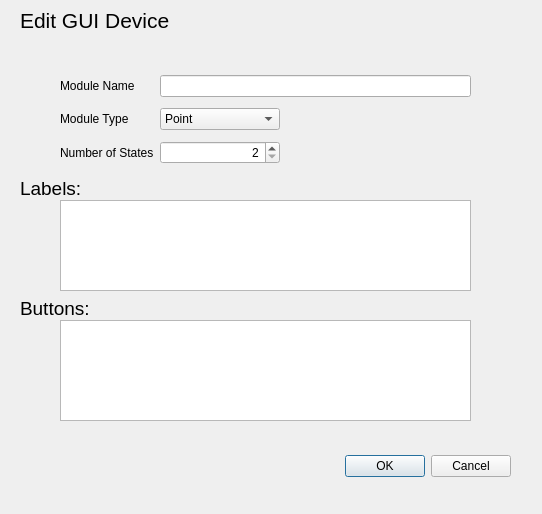
<?xml version="1.0" encoding="UTF-8"?>
<ui version="4.0">
 <class>Dialog</class>
 <widget class="QDialog" name="Dialog">
  <property name="geometry">
   <rect>
    <x>0</x>
    <y>0</y>
    <width>542</width>
    <height>514</height>
   </rect>
  </property>
  <property name="windowTitle">
   <string>Dialog</string>
  </property>
  <widget class="QDialogButtonBox" name="buttonBox">
   <property name="geometry">
    <rect>
     <x>170</x>
     <y>450</y>
     <width>341</width>
     <height>32</height>
    </rect>
   </property>
   <property name="orientation">
    <enum>Qt::Horizontal</enum>
   </property>
   <property name="standardButtons">
    <set>QDialogButtonBox::Cancel|QDialogButtonBox::Ok</set>
   </property>
  </widget>
  <widget class="QLabel" name="label">
   <property name="geometry">
    <rect>
     <x>20</x>
     <y>0</y>
     <width>181</width>
     <height>41</height>
    </rect>
   </property>
   <property name="font">
    <font>
     <pointsize>16</pointsize>
    </font>
   </property>
   <property name="text">
    <string>Edit GUI Device</string>
   </property>
  </widget>
  <widget class="QWidget" name="gridLayoutWidget">
   <property name="geometry">
    <rect>
     <x>60</x>
     <y>70</y>
     <width>411</width>
     <height>101</height>
    </rect>
   </property>
   <layout class="QGridLayout" name="gridLayout">
    <item row="4" column="1">
     <layout class="QHBoxLayout" name="horizontalLayout_2">
      <item>
       <widget class="QSpinBox" name="numStatesBox">
        <property name="minimumSize">
         <size>
          <width>120</width>
          <height>0</height>
         </size>
        </property>
        <property name="layoutDirection">
         <enum>Qt::LeftToRight</enum>
        </property>
        <property name="alignment">
         <set>Qt::AlignRight|Qt::AlignTrailing|Qt::AlignVCenter</set>
        </property>
        <property name="minimum">
         <number>2</number>
        </property>
       </widget>
      </item>
      <item>
       <spacer name="horizontalSpacer_2">
        <property name="orientation">
         <enum>Qt::Horizontal</enum>
        </property>
        <property name="sizeHint" stdset="0">
         <size>
          <width>40</width>
          <height>20</height>
         </size>
        </property>
       </spacer>
      </item>
     </layout>
    </item>
    <item row="2" column="1">
     <widget class="QLineEdit" name="devNameEdit"/>
    </item>
    <item row="4" column="0">
     <widget class="QLabel" name="label_4">
      <property name="text">
       <string>Number of States</string>
      </property>
     </widget>
    </item>
    <item row="2" column="0">
     <widget class="QLabel" name="label_2">
      <property name="text">
       <string>Module Name</string>
      </property>
     </widget>
    </item>
    <item row="3" column="0">
     <widget class="QLabel" name="label_3">
      <property name="text">
       <string>Module Type</string>
      </property>
     </widget>
    </item>
    <item row="3" column="1">
     <layout class="QHBoxLayout" name="horizontalLayout_3">
      <item>
       <widget class="QComboBox" name="devTypeCombo">
        <property name="minimumSize">
         <size>
          <width>120</width>
          <height>0</height>
         </size>
        </property>
        <item>
         <property name="text">
          <string>Point</string>
         </property>
        </item>
        <item>
         <property name="text">
          <string>Toggle</string>
         </property>
        </item>
       </widget>
      </item>
      <item>
       <spacer name="horizontalSpacer">
        <property name="orientation">
         <enum>Qt::Horizontal</enum>
        </property>
        <property name="sizeHint" stdset="0">
         <size>
          <width>40</width>
          <height>20</height>
         </size>
        </property>
       </spacer>
      </item>
     </layout>
    </item>
   </layout>
  </widget>
  <widget class="QListWidget" name="labelsList">
   <property name="geometry">
    <rect>
     <x>60</x>
     <y>200</y>
     <width>411</width>
     <height>91</height>
    </rect>
   </property>
  </widget>
  <widget class="QListWidget" name="buttonsList">
   <property name="geometry">
    <rect>
     <x>60</x>
     <y>320</y>
     <width>411</width>
     <height>101</height>
    </rect>
   </property>
  </widget>
  <widget class="QLabel" name="label_5">
   <property name="geometry">
    <rect>
     <x>20</x>
     <y>180</y>
     <width>66</width>
     <height>17</height>
    </rect>
   </property>
   <property name="font">
    <font>
     <pointsize>14</pointsize>
    </font>
   </property>
   <property name="text">
    <string>Labels:</string>
   </property>
  </widget>
  <widget class="QLabel" name="label_6">
   <property name="geometry">
    <rect>
     <x>20</x>
     <y>300</y>
     <width>81</width>
     <height>17</height>
    </rect>
   </property>
   <property name="font">
    <font>
     <pointsize>14</pointsize>
    </font>
   </property>
   <property name="text">
    <string>Buttons:</string>
   </property>
  </widget>
 </widget>
 <resources/>
 <connections>
  <connection>
   <sender>buttonBox</sender>
   <signal>accepted()</signal>
   <receiver>Dialog</receiver>
   <slot>accept()</slot>
   <hints>
    <hint type="sourcelabel">
     <x>248</x>
     <y>254</y>
    </hint>
    <hint type="destinationlabel">
     <x>157</x>
     <y>274</y>
    </hint>
   </hints>
  </connection>
  <connection>
   <sender>buttonBox</sender>
   <signal>rejected()</signal>
   <receiver>Dialog</receiver>
   <slot>reject()</slot>
   <hints>
    <hint type="sourcelabel">
     <x>316</x>
     <y>260</y>
    </hint>
    <hint type="destinationlabel">
     <x>286</x>
     <y>274</y>
    </hint>
   </hints>
  </connection>
 </connections>
</ui>
